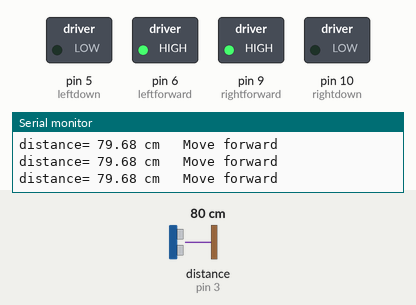
A sketch run on a simulated Arduino Uno, built with avr-gcc and run on an emulated ATmega328P. Shown: switched loads named in the sketch (green lamp = pin HIGH), the last lines printed to the serial monitor. Wiring (inferred from the names in the program): ultrasonic range finder: trigger pin 4; echo pin 3. Inputs (shaded band) come from the test bench; at power-on: distance to the obstacle (sensor on pin 3) 80 cm. The echo pulse lasts 58.3 µs per cm; pins used as bus, display or sensor lines are not drawn.

Above: at 1.2 s.
1.3 s: distance to the obstacle (sensor on pin 3) set to 33 cm
4.3 s: distance to the obstacle (sensor on pin 3) set to 29 cm
At 5.6 s:
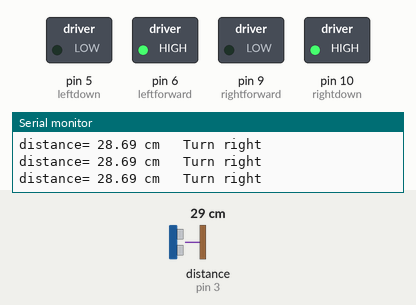
5.9 s: distance to the obstacle (sensor on pin 3) set to 35 cm
At 7.2 s:
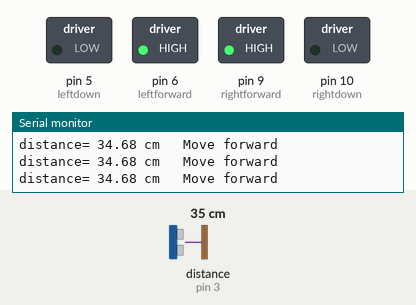
7.5 s: distance to the obstacle (sensor on pin 3) set to 9 cm
At 8.1 s:
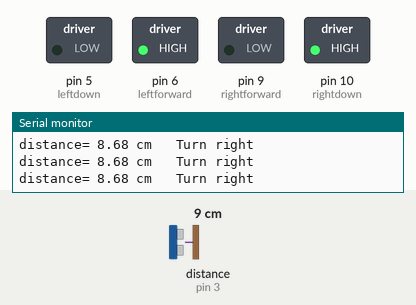
Timing chart, 0 to 10.1 s (numbered marks = the images above; inputs shaded):
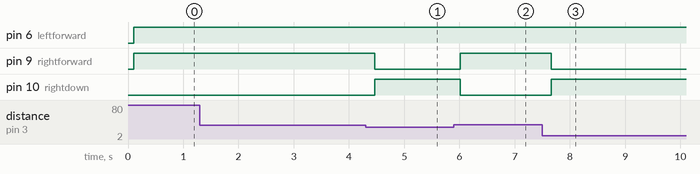

Measured:
- the behaviour switches between 31 and 30 cm on distance to the obstacle (sensor on pin 3) (found by bisection; images 0 and 1)
- after the input at 4.3 s, pin 9 (rightforward): HIGH → LOW after 0.17 s; pin 10 (rightdown): LOW → HIGH after 0.17 s
- after the input at 5.9 s, pin 9 (rightforward): LOW → HIGH after 0.11 s; pin 10 (rightdown): HIGH → LOW after 0.11 s
- after the input at 7.5 s, pin 9 (rightforward): HIGH → LOW after 0.16 s; pin 10 (rightdown): LOW → HIGH after 0.16 s

The sketch:

Obstacle_Avoiding_Robot.ino
```cpp
#include <Wire.h>

int trig = 4;
int echo = 3;
int rightforward = 9;
int rightdown = 10;
int leftforward = 6;
int leftdown = 5;
float duration, distance;

void setup() {
    Serial.begin(9600);
    pinMode(trig, OUTPUT);
    pinMode(echo, INPUT);
    pinMode(rightforward, OUTPUT);
    pinMode(rightdown, OUTPUT);
    pinMode(leftforward, OUTPUT);
    pinMode(leftdown, OUTPUT);
}

void loop() {
    digitalWrite(trig, 0);
    delayMicroseconds(2);
    digitalWrite(trig, 1);
    delayMicroseconds(10);
    digitalWrite(trig, 0);

    duration = pulseIn(echo, 1);
    distance = (duration / 2) * .0343;

    Serial.print("distance= ");
    Serial.print(distance);
    Serial.print(" cm");

    delay(100);

    if (distance < 30) {
        Serial.println("\t Turn right");
        digitalWrite(leftforward, 190);
        digitalWrite(rightforward, 0);
        digitalWrite(leftdown, 0);
        digitalWrite(rightdown, 190);
    } else {
        Serial.println("\t Move forward");
        digitalWrite(leftforward, 255);
        digitalWrite(rightforward, 255);
        digitalWrite(leftdown, 0);
        digitalWrite(rightdown, 0);
    }
}
```
